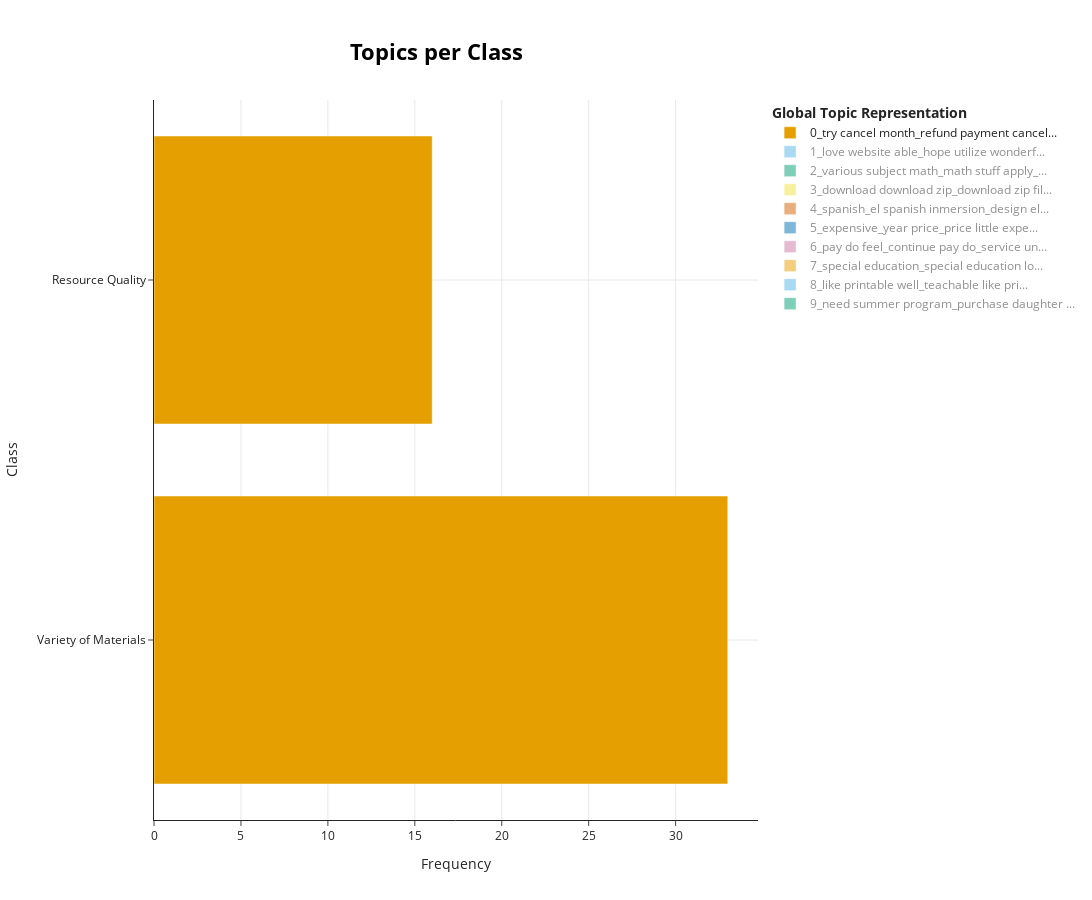

Notebook cell for this chart:
### Code cell
topic_model.visualize_topics_per_class(topics_per_class)

### Figure 1 — Plotly figure (JSON) as saved in the notebook; plotly's stock layout.template omitted (floating-point values rounded to 4 significant figures)
{"data": [{"hoverinfo": "text", "hovertext": ["<b>Topic 0</b><br>Words: try cancel month, refund payment, cancel month, cancel account, try cancel", "<b>Topic 0</b><br>Words: try cancel month, cancel 34 time, cancel month, cancel frustrating, time actually cancel"], "marker": {"color": "#E69F00"}, "name": "0_try cancel month_refund payment cancel...", "orientation": "h", "type": "bar", "visible": true, "x": [33, 16], "y": ["Variety of Materials", "Resource Quality"]}, {"hoverinfo": "text", "hovertext": ["<b>Topic 1</b><br>Words: site thank, love site, site retire need, good site retire, website", "<b>Topic 1</b><br>Words: great site resourcesjust, future great site, long use site, great site, site resourcesjust need"], "marker": {"color": "#56B4E9"}, "name": "1_love website able_hope utilize wonderf...", "orientation": "h", "type": "bar", "visible": "legendonly", "x": [18, 6], "y": ["Variety of Materials", "Resource Quality"]}, {"hoverinfo": "text", "hovertext": ["<b>Topic 2</b><br>Words: 68 math standard, math standard, information difficulty, level math, different math", "<b>Topic 2</b><br>Words: stuff adjust assignment, useful work, make useful, available challenging work, enhance learn"], "marker": {"color": "#009E73"}, "name": "2_various subject math_math stuff apply_...", "orientation": "h", "type": "bar", "visible": "legendonly", "x": [14, 9], "y": ["Variety of Materials", "Resource Quality"]}, {"hoverinfo": "text", "hovertext": ["<b>Topic 3</b><br>Words: open download look, download look, download useful, able download print, open download", "<b>Topic 3</b><br>Words: download zip file, want download zip, download zip, print download, zip file everyday"], "marker": {"color": "#F0E442"}, "name": "3_download download zip_download zip fil...", "orientation": "h", "type": "bar", "visible": "legendonly", "x": [5, 13], "y": ["Variety of Materials", "Resource Quality"]}, {"hoverinfo": "text", "hovertext": ["<b>Topic 4</b><br>Words: spanish site, spanish, spanish hard, especially spanish, design el spanish", "<b>Topic 4</b><br>Words: language, bilingual, language like, world language, chinese reading"], "marker": {"color": "#D55E00"}, "name": "4_spanish_el spanish inmersion_design el...", "orientation": "h", "type": "bar", "visible": "legendonly", "x": [10, 7], "y": ["Variety of Materials", "Resource Quality"]}, {"hoverinfo": "text", "hovertext": ["<b>Topic 5</b><br>Words: price, available buy, expensive, expensive just, year price", "<b>Topic 5</b><br>Words: plan buy annual, buy annual, buy annual year, year price, purchase plan"], "marker": {"color": "#0072B2"}, "name": "5_expensive_year price_price little expe...", "orientation": "h", "type": "bar", "visible": "legendonly", "x": [12, 3], "y": ["Variety of Materials", "Resource Quality"]}, {"hoverinfo": "text", "hovertext": ["<b>Topic 6</b><br>Words: service unemployed, unemployed afford, pay try balance, level pay try, paycheck reduce", "<b>Topic 6</b><br>Words: helpful stressful job, stressful job like, experience financial hardship, stressful job, love helpful stressful"], "marker": {"color": "#CC79A7"}, "name": "6_pay do feel_continue pay do_service un...", "orientation": "h", "type": "bar", "visible": "legendonly", "x": [8, 6], "y": ["Variety of Materials", "Resource Quality"]}, {"hoverinfo": "text", "hovertext": ["<b>Topic 7</b><br>Words: special education look, do special education, special education, curriculum special, education look cater", "<b>Topic 7</b><br>Words: young upper curriculum, educator work youth, need assistance study, educator work, upper curriculum"], "marker": {"color": "#E69F00"}, "name": "7_special education_special education lo...", "orientation": "h", "type": "bar", "visible": "legendonly", "x": [8, 4], "y": ["Variety of Materials", "Resource Quality"]}, {"hoverinfo": "text", "hovertext": ["<b>Topic 8</b><br>Words: want print thing, want print, printable, print thing, print want", "<b>Topic 8</b><br>Words: volume creative, age printable, teachable like printable, appreciate volume, like printable"], "marker": {"color": "#56B4E9"}, "name": "8_like printable well_teachable like pri...", "orientation": "h", "type": "bar", "visible": "legendonly", "x": [5, 4], "y": ["Variety of Materials", "Resource Quality"]}, {"hoverinfo": "text", "hovertext": ["<b>Topic 9</b><br>Words: use summer need, summer need right, summer need, high need anymore, use summer", "<b>Topic 9</b><br>Words: need summer program, summer month need, need summer, summer need, summer program potentially"], "marker": {"color": "#009E73"}, "name": "9_need summer program_purchase daughter ...", "orientation": "h", "type": "bar", "visible": "legendonly", "x": [5, 2], "y": ["Variety of Materials", "Resource Quality"]}], "layout": {"height": 900, "hoverlabel": {"bgcolor": "white", "font": {"family": "Rockwell", "size": 16}}, "legend": {"title": {"text": "<b>Global Topic Representation"}}, "title": {"font": {"color": "Black", "size": 22}, "text": "<b>Topics per Class</b>", "x": 0.4, "xanchor": "center", "y": 0.95, "yanchor": "top"}, "width": 1250, "xaxis": {"showgrid": true, "title": {"text": "Frequency"}}, "yaxis": {"showgrid": true, "title": {"text": "Class"}}}}
